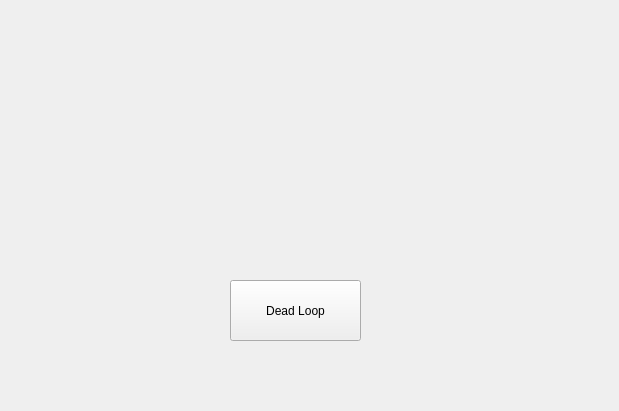
<?xml version="1.0" encoding="UTF-8"?>
<ui version="4.0">
 <class>Widget</class>
 <widget class="QWidget" name="Widget">
  <property name="geometry">
   <rect>
    <x>0</x>
    <y>0</y>
    <width>619</width>
    <height>411</height>
   </rect>
  </property>
  <property name="windowTitle">
   <string>Widget</string>
  </property>
  <widget class="QPushButton" name="buttondeadloop">
   <property name="geometry">
    <rect>
     <x>230</x>
     <y>280</y>
     <width>131</width>
     <height>61</height>
    </rect>
   </property>
   <property name="text">
    <string>Dead Loop</string>
   </property>
  </widget>
 </widget>
 <layoutdefault spacing="6" margin="11"/>
 <resources/>
 <connections/>
</ui>
